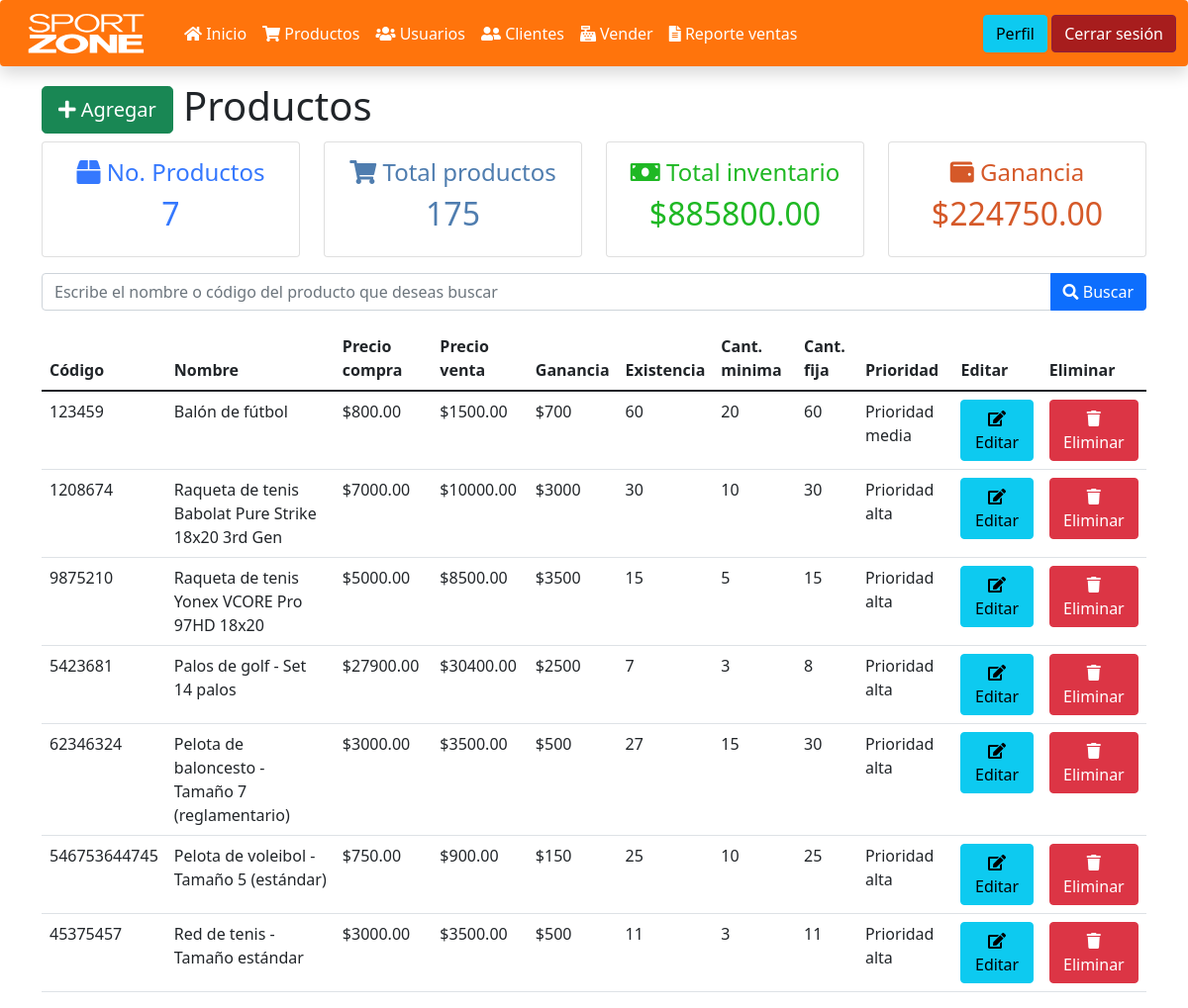
The app's page /productos.php (signed in) with its own data.
### tables this page shows
CREATE TABLE `productos` (
  `id` bigint(20) UNSIGNED NOT NULL,
  `codigo` varchar(255) NOT NULL,
  `nombre` varchar(255) NOT NULL,
  `compra` decimal(8,2) NOT NULL,
  `venta` decimal(8,2) NOT NULL,
  `existencia` int(11) NOT NULL,
  `cantMin` int(11) NOT NULL,
  `cantFija` int(11) NOT NULL,
  `idPrioridad` int(2) NOT NULL
);

CREATE TABLE `prioridad_productos` (
  `idPrioridad` int(11) NOT NULL,
  `prioridad` varchar(30) NOT NULL,
  `tiempoLlegadaDias` int(2) DEFAULT NULL
);

### funciones.php (called while the page is built, shortened)
<?php
function obtenerProductos($busqueda = null){
    $parametros = [];
    $sentencia = "SELECT prod.*, pp.prioridad FROM productos prod left join prioridad_productos pp on pp.idPrioridad  = prod.idPrioridad ";
    return select($sentencia, $parametros);
}
function select($sentencia, $parametros = []){
    $bd = conectarBaseDatos();
    $respuesta = $bd->prepare($sentencia);
    $respuesta->execute($parametros);
    return $respuesta->fetchAll();
}
function conectarBaseDatos() {
	$host = "localhost";
	$db   = "ventas_php";
	$user = "root";
	$pass = "";
	$charset = 'utf8mb4';
	$options = [
	    \PDO::ATTR_ERRMODE            => \PDO::ERRMODE_EXCEPTION,
	    \PDO::ATTR_DEFAULT_FETCH_MODE => \PDO::FETCH_OBJ,
	    \PDO::ATTR_EMULATE_PREPARES   => false,
	];
	$dsn = "mysql:host=$host;dbname=$db;charset=$charset";
	try {
	     $pdo = new \PDO($dsn, $user, $pass, $options);
	     return $pdo;
	} catch (\PDOException $e) {
	     throw new \PDOException($e->getMessage(), (int)$e->getCode());
	}
}

### productos.php (the view, shortened to what this page needs)
<?php
include_once "encabezado.php";
include_once "navbar.php";
include_once "funciones.php";
$nombreProducto = (isset($_POST['nombreProducto'])) ? $_POST['nombreProducto'] : null;
$productos = obtenerProductos($nombreProducto);
?>
<div class="container mt-3">
    <h1>
        <a class="btn btn-success btn-lg" href="agregar_producto.php">
            <i class="fa fa-plus"></i>
            Agregar
        </a>
        Productos
    </h1>
    <?php include_once "cartas_totales.php"; ?>
    <form action="" method="post" class="input-group mb-3 mt-3">
        <input autofocus name="nombreProducto" type="text" class="form-control" placeholder="Escribe el nombre o código del producto que deseas buscar" aria-label="Nombre producto" aria-describedby="button-addon2">
        <button type="submit" name="buscarProducto" class="btn btn-primary" id="button-addon2">
            <i class="fa fa-search"></i>
            Buscar
        </button>
    </form>
    <table class="table">
        <thead>
            <tr>
                <th>Código</th>
                <th>Nombre</th>
                <th>Precio compra</th>
                <th>Precio venta</th>
                <th>Ganancia</th>
                <th>Existencia</th>
                <th>Cant. minima</th>
                <th>Cant. fija</th>
                <th>Prioridad</th>
                <th>Editar</th>
                <th>Eliminar</th>
            </tr>
        </thead>
        <tbody>
            <?php
            foreach($productos as $producto){
            ?>
                <tr>
                    <td><?= $producto->codigo; ?></td>
                    <td><?= $producto->nombre; ?></td>
                    <td><?= '$'.$producto->compra; ?></td>
                    <td><?= '$'.$producto->venta; ?></td>
                    <td><?= '$'. floatval($producto->venta - $producto->compra); ?></td>
                    <td><?= $producto->existencia; ?></td>
                    <td><?= $producto->cantMin; ?></td>
                    <td><?= $producto->cantFija; ?></td>
                    <td><?= $producto->prioridad; ?></td>
                    <td>
                        <a class="btn btn-info" href="editar_producto.php?id=<?= $producto->id; ?>">
                            <i class="fa fa-edit"></i>
                            Editar
                        </a>
                    </td>
                    <td>
                        <a class="btn btn-danger" href="eliminar_producto.php?id=<?= $producto->id; ?>">
                            <i class="fa fa-trash"></i>
                            Eliminar
                        </a>
                    </td>
                </tr>
            <?php } ?>
        </tbody>
    </table>
</div>

### records on screen
productos: codigo "123459", nombre "Balón de fútbol", compra "800.00", venta "1500.00", $producto->venta - $producto->compra "700", existencia "60", cantMin "20", cantFija "60", idPrioridad.prioridad "Prioridad media"
productos: codigo "1208674", nombre "Raqueta de tenis Babolat Pure Strike 18x20 3rd Gen", compra "7000.00", venta "10000.00", $producto->venta - $producto->compra "3000", existencia "30", cantMin "10", cantFija "30", idPrioridad.prioridad "Prioridad alta"
productos: codigo "9875210", nombre "Raqueta de tenis Yonex VCORE Pro 97HD 18x20", compra "5000.00", venta "8500.00", $producto->venta - $producto->compra "3500", existencia "15", cantMin "5", cantFija "15", idPrioridad.prioridad "Prioridad alta"
productos: codigo "5423681", nombre "Palos de golf - Set 14 palos", compra "27900.00", venta "30400.00", $producto->venta - $producto->compra "2500", existencia "7", cantMin "3", cantFija "8", idPrioridad.prioridad "Prioridad alta"
productos: codigo "62346324", nombre "Pelota de baloncesto - Tamaño 7 (reglamentario)", compra "3000.00", venta "3500.00", $producto->venta - $producto->compra "500", existencia "27", cantMin "15", cantFija "30", idPrioridad.prioridad "Prioridad alta"
productos: codigo "546753644745", nombre "Pelota de voleibol - Tamaño 5 (estándar)", compra "750.00", venta "900.00", $producto->venta - $producto->compra "150", existencia "25", cantMin "10", cantFija "25", idPrioridad.prioridad "Prioridad alta"
productos: codigo "45375457", nombre "Red de tenis - Tamaño estándar", compra "3000.00", venta "3500.00", $producto->venta - $producto->compra "500", existencia "11", cantMin "3", cantFija "11", idPrioridad.prioridad "Prioridad alta"

### other values on screen
$carta['titulo'] "No. Productos"
$carta['total'] "7"
$carta['titulo'] "Total productos"
$carta['total'] "175"
$carta['titulo'] "Total inventario"
$carta['total'] "$885800.00"
$carta['titulo'] "Ganancia"
$carta['total'] "$224750.00"
